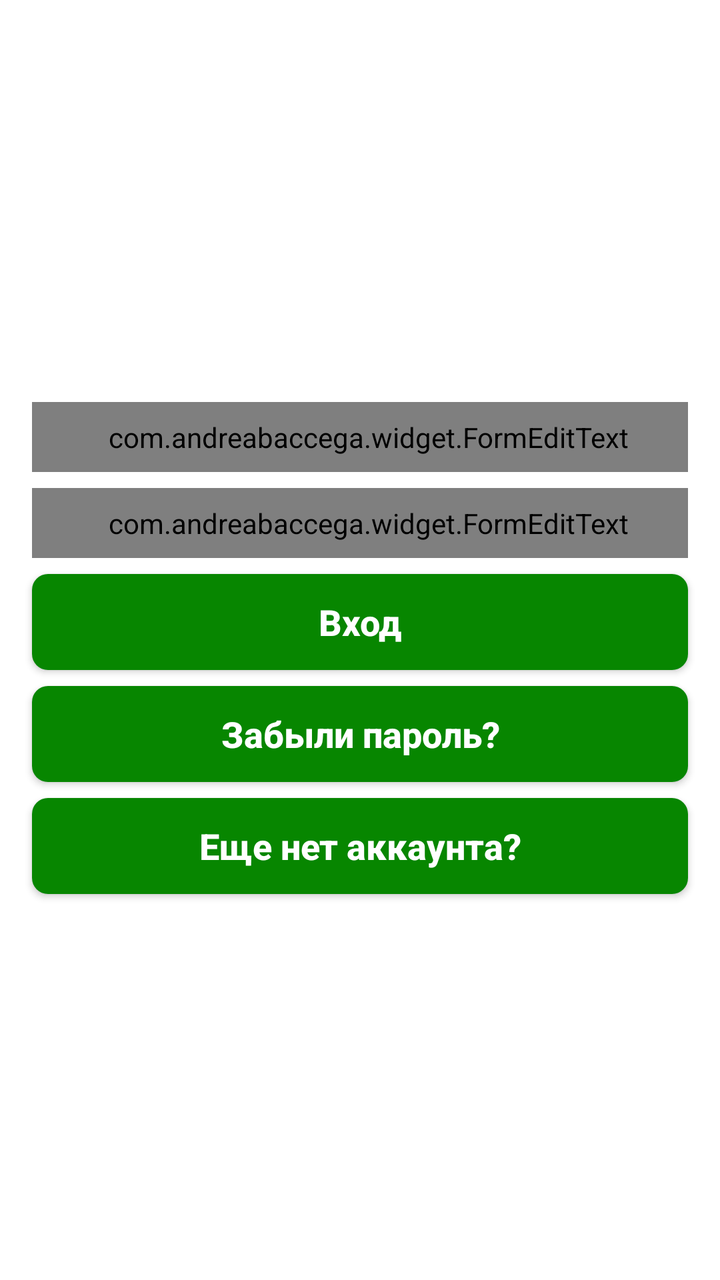
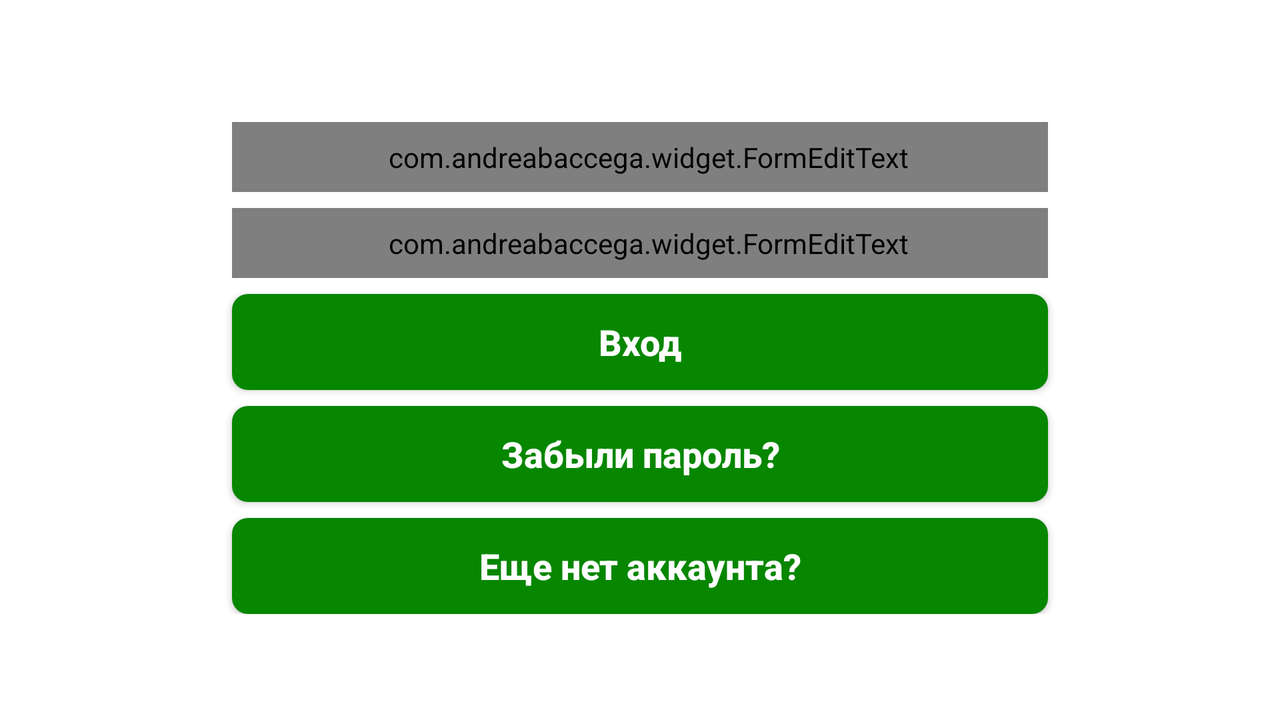

First picture: res/layout/ on a phone held upright. Second picture: the repository's own variant of that layout, on a device whose configuration matches the variant's folder. Source for both follows.
<!-- AndroidManifest.xml: application theme AppTheme -->
<!-- res/layout/fragment_login.xml -->
<LinearLayout xmlns:android="http://schemas.android.com/apk/res/android"
    xmlns:app="http://schemas.android.com/apk/res-auto"
    xmlns:tools="http://schemas.android.com/tools"
    android:layout_width="match_parent"
    android:layout_height="match_parent"
    android:layout_gravity="center_vertical"
    android:background="@color/background"
    android:gravity="center_vertical"
    android:orientation="vertical"

    android:padding="@dimen/small_padding">


    <com.andreabaccega.widget.FormEditText
        android:id="@+id/etEmail"
        style="@style/login_formedit"
        android:hint="@string/email"
        android:imeOptions="actionNext"
        android:inputType="textEmailAddress"
        app:emptyErrorString="@string/error_field_must_not_be_empty"
        app:testErrorString="@string/error_email_address_not_valid"
        app:testType="email" />

    <com.andreabaccega.widget.FormEditText
        android:id="@+id/etPassword"
        style="@style/login_formedit"
        android:layout_marginTop="@dimen/small_margin"
        android:hint="@string/password"
        android:imeOptions="actionDone"
        android:inputType="textPassword"
        app:emptyErrorString="@string/error_field_must_not_be_empty" />


    <Button
        android:id="@+id/btnLogin"
        style="@style/Button.Primary.LoginRegister"
        android:text="@string/login" />

    <Button
        android:id="@+id/btnForgetPassword"
        style="@style/Button.Primary.LoginRegister"
        android:text="@string/forget_password" />

    <Button
        android:id="@+id/btnRegister"
        style="@style/Button.Primary.LoginRegister"
        android:text="@string/dont_have_account" />
</LinearLayout>
<!-- resources referenced by this layout -->
<resources>
  <color name="background">@color/white</color>
  <dimen name="small_margin">8dp</dimen>
  <dimen name="small_padding">8dp</dimen>
  <string name="dont_have_account">Еще нет аккаунта?</string>
  <string name="email">Email</string>
  <string name="forget_password">Забыли пароль?</string>
  <string name="login">Вход</string>
  <string name="password">Пароль</string>
  <style name="Button.Primary.LoginRegister" parent="Button.Primary">
          <item name="android:layout_width">match_parent</item>
          <item name="android:layout_height">wrap_content</item>
          <item name="android:layout_centerInParent">true</item>
          <item name="android:layout_marginStart">@dimen/small_margin</item>
          <item name="android:layout_marginTop">@dimen/small_margin</item>
          <item name="android:layout_marginEnd">@dimen/small_margin</item>
          <item name="android:paddingLeft">@dimen/medium_padding</item>
          <item name="android:paddingRight">@dimen/medium_padding</item>
          <item name="android:textAllCaps">false</item>
          <item name="android:textSize">@dimen/medium_text_size</item>
      </style>
  <style name="login_formedit">
          <item name="android:layout_width">match_parent</item>
          <item name="android:layout_height">wrap_content</item>
          <item name="android:layout_marginTop">@dimen/small_margin</item>
          <item name="android:layout_marginLeft">@dimen/small_margin</item>
          <item name="android:layout_marginRight">@dimen/small_margin</item>
          <item name="android:paddingStart">@dimen/medium_padding</item>
          <item name="android:padding">@dimen/small_padding</item>
          <item name="android:background">@drawable/rounded_edittext_register_login</item>
          <item name="android:gravity">start|center_vertical</item>
          <item name="android:textColor">@color/darkGrey</item>
          <item name="android:textColorHint">@android:color/darker_gray</item>
          <item name="android:textSize">@dimen/medium_text_size</item>
      </style>
  <style name="AppTheme" parent="Theme.AppCompat.Light.NoActionBar">
          <item name="colorPrimary">@color/colorPrimary</item>
      </style>
  <color name="white">#FFFFFF</color>
  <style name="Button.Primary" parent="Base.Widget.AppCompat.Button">
          <item name="android:foreground">?attr/selectableItemBackground</item>
          <item name="android:clickable">true</item>
          <item name="android:focusable">true</item>
          <item name="android:background">@drawable/rounded_button</item>
          <item name="android:textColor">@android:color/white</item>
          <item name="android:textStyle">bold</item>
      </style>
  <dimen name="medium_padding">16dp</dimen>
  <dimen name="medium_text_size">18sp</dimen>
  <!-- drawable rounded_edittext_register_login (drawable) -->
  <?xml version="1.0" encoding="utf-8"?>
  <shape xmlns:android="http://schemas.android.com/apk/res/android">
  
      <solid android:color="@android:color/white" />
      <stroke
          android:width="1dp"
          android:color="@color/colorPrimary" />
      <corners android:radius="@dimen/round_corners" />
  
  </shape>
  <color name="darkGrey">#454e4f</color>
  <color name="colorPrimary">#078600</color>
  <!-- drawable rounded_button (drawable) -->
  <?xml version="1.0" encoding="utf-8"?>
  <shape xmlns:android="http://schemas.android.com/apk/res/android">
  
      <solid android:color="@color/colorPrimary" />
      <corners android:radius="@dimen/round_corners" />
  
  </shape>
  <dimen name="round_corners">8dp</dimen>
</resources>
<!-- res/layout-land/fragment_login.xml (the repository's variant of the layout above) -->
<!-- drawn on the phone turned sideways -->
<ScrollView xmlns:android="http://schemas.android.com/apk/res/android"
    xmlns:app="http://schemas.android.com/apk/res-auto"
    xmlns:tools="http://schemas.android.com/tools"
    android:layout_width="match_parent"
    android:background="@color/background"
    android:paddingLeft="@dimen/landscape_login_xl_paddings"
    android:paddingRight="@dimen/landscape_login_xl_paddings"
    android:layout_height="match_parent">

    <LinearLayout
        android:layout_width="match_parent"
        android:layout_height="match_parent"
        android:layout_gravity="center"
        android:background="@color/background"
        android:gravity="center_vertical"
        android:orientation="vertical"

        android:padding="@dimen/small_padding">


        <com.andreabaccega.widget.FormEditText
            android:id="@+id/etEmail"
            style="@style/login_formedit"
            android:hint="@string/email"
            android:imeOptions="actionNext"
            android:inputType="textEmailAddress"
            app:emptyErrorString="@string/error_field_must_not_be_empty"
            app:testErrorString="@string/error_email_address_not_valid"
            app:testType="email" />

        <com.andreabaccega.widget.FormEditText
            android:id="@+id/etPassword"
            style="@style/login_formedit"
            android:layout_marginTop="@dimen/small_margin"
            android:hint="@string/password"
            android:imeOptions="actionDone"
            android:inputType="textPassword"
            app:emptyErrorString="@string/error_field_must_not_be_empty" />


        <Button
            android:id="@+id/btnLogin"
            style="@style/Button.Primary.LoginRegister"
            android:text="@string/login" />

        <Button
            android:id="@+id/btnForgetPassword"
            style="@style/Button.Primary.LoginRegister"
            android:text="@string/forget_password" />

        <Button
            android:id="@+id/btnRegister"
            style="@style/Button.Primary.LoginRegister"
            android:text="@string/dont_have_account" />
    </LinearLayout>


</ScrollView>
<!-- resources referenced by the variant -->
<!-- as the phone turned sideways resolves them -->
<resources>
  <color name="background">@color/white</color>
  <dimen name="landscape_login_xl_paddings">100dp</dimen>
  <dimen name="small_margin">8dp</dimen>
  <dimen name="small_padding">8dp</dimen>
  <string name="dont_have_account">Еще нет аккаунта?</string>
  <string name="email">Email</string>
  <string name="forget_password">Забыли пароль?</string>
  <string name="login">Вход</string>
  <string name="password">Пароль</string>
  <style name="Button.Primary.LoginRegister" parent="Button.Primary">
          <item name="android:layout_width">match_parent</item>
          <item name="android:layout_height">wrap_content</item>
          <item name="android:layout_centerInParent">true</item>
          <item name="android:layout_marginStart">@dimen/small_margin</item>
          <item name="android:layout_marginTop">@dimen/small_margin</item>
          <item name="android:layout_marginEnd">@dimen/small_margin</item>
          <item name="android:paddingLeft">@dimen/medium_padding</item>
          <item name="android:paddingRight">@dimen/medium_padding</item>
          <item name="android:textAllCaps">false</item>
          <item name="android:textSize">@dimen/medium_text_size</item>
      </style>
  <style name="login_formedit">
          <item name="android:layout_width">match_parent</item>
          <item name="android:layout_height">wrap_content</item>
          <item name="android:layout_marginTop">@dimen/small_margin</item>
          <item name="android:layout_marginLeft">@dimen/small_margin</item>
          <item name="android:layout_marginRight">@dimen/small_margin</item>
          <item name="android:paddingStart">@dimen/medium_padding</item>
          <item name="android:padding">@dimen/small_padding</item>
          <item name="android:background">@drawable/rounded_edittext_register_login</item>
          <item name="android:gravity">start|center_vertical</item>
          <item name="android:textColor">@color/darkGrey</item>
          <item name="android:textColorHint">@android:color/darker_gray</item>
          <item name="android:textSize">@dimen/medium_text_size</item>
      </style>
  <style name="AppTheme" parent="Theme.AppCompat.Light.NoActionBar">
          <item name="colorPrimary">@color/colorPrimary</item>
      </style>
  <color name="white">#FFFFFF</color>
  <style name="Button.Primary" parent="Base.Widget.AppCompat.Button">
          <item name="android:foreground">?attr/selectableItemBackground</item>
          <item name="android:clickable">true</item>
          <item name="android:focusable">true</item>
          <item name="android:background">@drawable/rounded_button</item>
          <item name="android:textColor">@android:color/white</item>
          <item name="android:textStyle">bold</item>
      </style>
  <dimen name="medium_padding">16dp</dimen>
  <dimen name="medium_text_size">18sp</dimen>
  <!-- drawable rounded_edittext_register_login (drawable) -->
  <?xml version="1.0" encoding="utf-8"?>
  <shape xmlns:android="http://schemas.android.com/apk/res/android">
  
      <solid android:color="@android:color/white" />
      <stroke
          android:width="1dp"
          android:color="@color/colorPrimary" />
      <corners android:radius="@dimen/round_corners" />
  
  </shape>
  <color name="darkGrey">#454e4f</color>
  <color name="colorPrimary">#078600</color>
  <!-- drawable rounded_button (drawable) -->
  <?xml version="1.0" encoding="utf-8"?>
  <shape xmlns:android="http://schemas.android.com/apk/res/android">
  
      <solid android:color="@color/colorPrimary" />
      <corners android:radius="@dimen/round_corners" />
  
  </shape>
  <dimen name="round_corners">8dp</dimen>
</resources>
